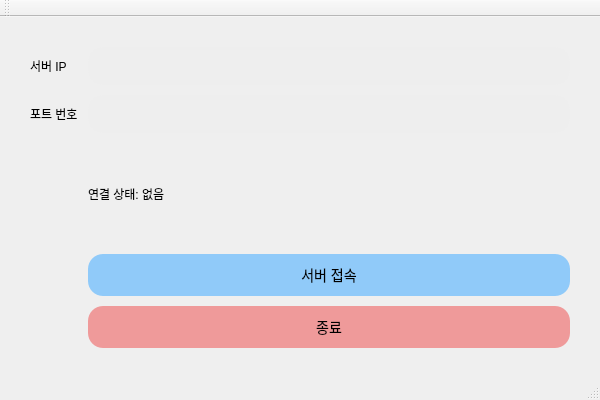
<?xml version="1.0" encoding="UTF-8"?>
<ui version="4.0">
	<class>Client</class>
	<widget class="QMainWindow" name="Client">
		<property name="geometry">
			<rect>
				<x>0</x>
				<y>0</y>
				<width>600</width>
				<height>400</height>
			</rect>
		</property>
		<property name="windowTitle">
			<string>Client</string>
		</property>
		<widget class="QWidget" name="centralWidget">
			<layout class="QVBoxLayout" name="mainLayout">
				<item>
					<widget class="QWidget" name="widget" native="true">
						<layout class="QGridLayout" name="gridLayout_2">
							<item row="0" column="0">
								<widget class="QLabel" name="label">
									<property name="text">
										<string>서버 IP</string>
									</property>
								</widget>
							</item>
							<item row="0" column="1">
								<widget class="QLineEdit" name="ipEdit">
									<property name="styleSheet">
										<string notr="true">
											QLineEdit {
											border: none;
											border-radius: 15px;
											background-color: #eeeeee;
											padding: 10px;
											font-size: 14px;
											}
										</string>
									</property>
								</widget>
							</item>
							<item row="1" column="0">
								<widget class="QLabel" name="label_2">
									<property name="text">
										<string>포트 번호</string>
									</property>
								</widget>
							</item>
							<item row="1" column="1">
								<widget class="QLineEdit" name="portEdit">
									<property name="styleSheet">
										<string notr="true">
											QLineEdit {
											border: none;
											border-radius: 15px;
											background-color: #eeeeee;
											padding: 10px;
											font-size: 14px;
											}
										</string>
									</property>
								</widget>
							</item>
							<item row="2" column="1">
								<widget class="QLabel" name="statusLabel">
									<property name="text">
										<string>연결 상태: 없음</string>
									</property>
								</widget>
							</item>
							<item row="3" column="1">
								<widget class="QPushButton" name="connectBtn">
									<property name="text">
										<string>서버 접속</string>
									</property>
									<property name="styleSheet">
										<string notr="true">
											QPushButton {
											background-color: #90caf9;
											border: none;
											border-radius: 15px;
											padding: 10px;
											font-size: 14px;
											}
											QPushButton:hover {
											background-color: #64b5f6;
											}
										</string>
									</property>
								</widget>
							</item>
							<item row="4" column="1">
								<widget class="QPushButton" name="exitBtn">
									<property name="text">
										<string>종료</string>
									</property>
									<property name="styleSheet">
										<string notr="true">
											QPushButton {
											background-color: #ef9a9a;
											border: none;
											border-radius: 15px;
											padding: 10px;
											font-size: 14px;
											}
											QPushButton:hover {
											background-color: #e57373;
											}
										</string>
									</property>
								</widget>
							</item>
						</layout>
					</widget>
				</item>
			</layout>
		</widget>
		<widget class="QToolBar" name="mainToolBar"/>
		<widget class="QStatusBar" name="statusBar"/>
	</widget>
	<layoutdefault spacing="10" margin="15"/>
	<resources/>
	<connections/>
</ui>
